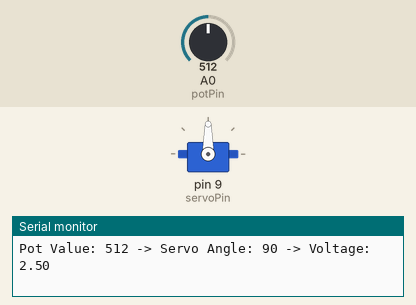
Bench run of a sketch on a simulated Arduino Uno, built with avr-gcc and run on an emulated ATmega328P. Shown: servo, the last lines printed to the serial monitor. The test bench sets the inputs (shaded band); at power-on: A0 (potPin) = 512.

Above: at 1.2 s.
1.3 s: A0 (potPin) set to 986
At 1.7 s:
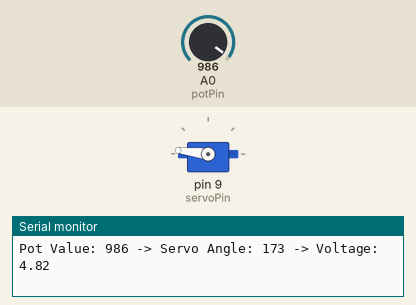
2.8 s: A0 (potPin) set to 1015
At 3.5 s:
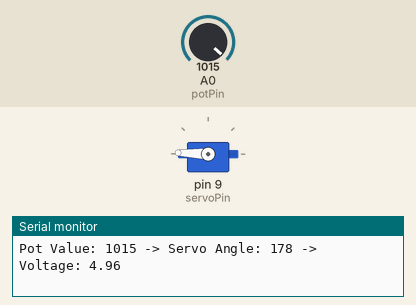
5.8 s: A0 (potPin) set to 1023
At 7.0 s:
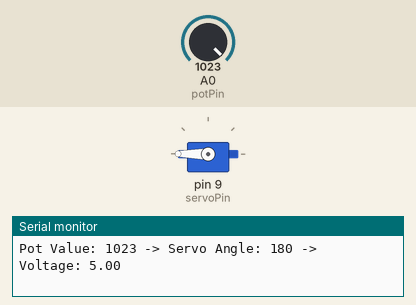
7.3 s: A0 (potPin) set to 900
At 7.9 s:
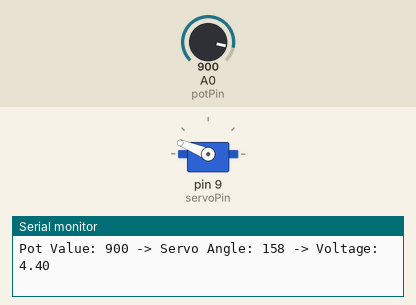
8.8 s: A0 (potPin) set to 716
At 9.6 s:
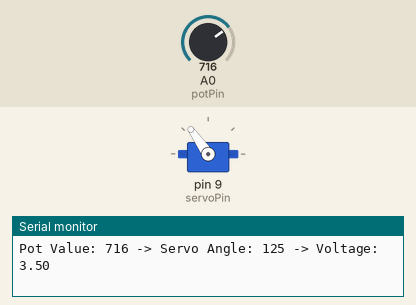
10.3 s: A0 (potPin) set to 586
At 11.4 s:
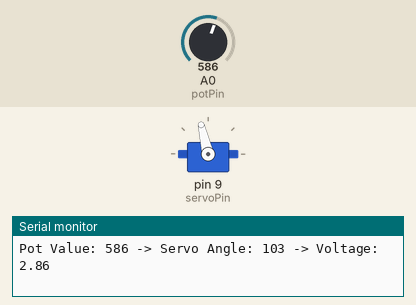
11.8 s: A0 (potPin) set to 561
Timing chart, 0 to 14.8 s (numbered marks = the images above; inputs shaded):
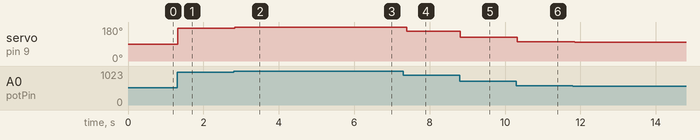

The sketch:

sketch_oct4a_20241004152125_20241010221208.ino
```cpp
#include <Servo.h>

Servo myServo;   // Membuat objek Servo
int potPin = A0; // Pin analog di mana potensiometer terhubung
int servoPin = 9; // Pin PWM di mana servo terhubung
int potValue = 0; // Nilai yang terbaca dari potensiometer
float voltage = 0; // Tegangan yang terbaca dari potensiometer

void setup() {
  myServo.attach(servoPin);   // Menyambungkan servo ke pin yang sesuai
  Serial.begin(9600);         // Memulai komunikasi serial
}

void loop() {
  // Membaca nilai potensiometer (0-1023)
  potValue = analogRead(potPin);

  // Mengonversi nilai potensiometer (0-1023) menjadi sudut servo (0-180)
  int servoAngle = map(potValue, 0, 1023, 0, 180);

  // Menggerakkan servo ke sudut yang dihitung
  myServo.write(servoAngle);

  // Menghitung tegangan dari nilai potensiometer
  voltage = potValue * (5.0 / 1023.0);

  // Menampilkan nilai potensiometer, sudut servo, dan tegangan di Serial Monitor
  Serial.print("Pot Value: ");
  Serial.print(potValue);
  Serial.print(" -> Servo Angle: ");
  Serial.print(servoAngle);
  Serial.print(" -> Voltage: ");
  Serial.println(voltage, 2); // 2 decimal places for voltage

  // Delay sebentar untuk memperlancar pembacaan
  delay(100);
}
```

Measured:
- after the input at 1.3 s, servo on pin 9 (servoPin): 90° → 173° at once
- after the input at 2.8 s, servo on pin 9 (servoPin): 173° → 178° at once
- after the input at 5.8 s, servo on pin 9 (servoPin): 178° → 180° after 0.07 s
- after the input at 7.3 s, servo on pin 9 (servoPin): 180° → 158° after 0.09 s
- after the input at 8.8 s, servo on pin 9 (servoPin): 158° → 125° at once
- after the input at 10.3 s, servo on pin 9 (servoPin): 125° → 103° at once
- after the input at 11.8 s, servo on pin 9 (servoPin): 103° → 98° after 0.05 s
